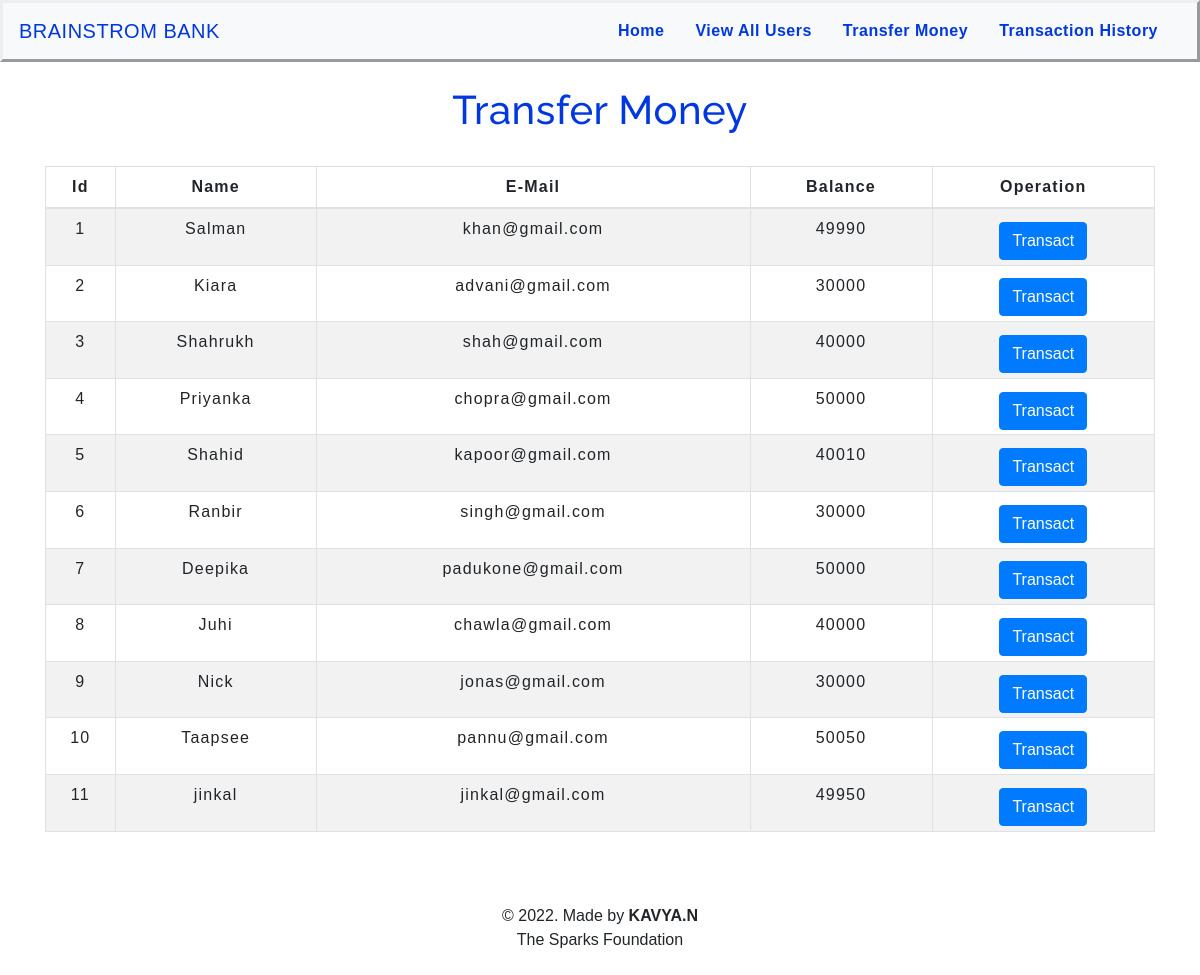
The app's page /transfermoney.php with its own data.
### tables this page shows
CREATE TABLE `users` (
  `id` int NOT NULL,
  `name` text NOT NULL,
  `email` varchar(30) NOT NULL,
  `balance` int NOT NULL
);

### transfermoney.php (the view, shortened to what this page needs)
<!DOCTYPE html>
<html lang="en">
<head>
    <link rel="stylesheet" href="https://maxcdn.bootstrapcdn.com/bootstrap/4.0.0/css/bootstrap.min.css">
    <link rel="stylesheet" type="text/css" href="css/table.css">
    <link rel="stylesheet" type="text/css" href="css/navbar.css">
</head>
<body>
<?php
    include 'config.php';
    $sql = "SELECT * FROM users";
    $result = mysqli_query($conn,$sql);
?>
<?php
  include 'navbar.php';
?>
<div class="container">
        <h2 class="text-center pt-4" style="color:#0038e0;">Transfer Money</h2>
        <br>
            <div class="row">
                <div class="col">
                    <div class="table-responsive-sm">
                    <table class="table table-hover table-sm table-striped table-condensed table-bordered">
                        <thead>
                            <tr>
                            <th scope="col" class="text-center py-2">Id</th>
                            <th scope="col" class="text-center py-2">Name</th>
                            <th scope="col" class="text-center py-2">E-Mail</th>
                            <th scope="col" class="text-center py-2">Balance</th>
                            <th scope="col" class="text-center py-2" >Operation</th>
                            </tr>
                        </thead>
                        <tbody>
                <?php
                    while($rows=mysqli_fetch_assoc($result)){
                ?>
                    <tr>
                        <td class="py-2"><?php echo $rows['id'] ?></td>
                        <td class="py-2"><?php echo $rows['name']?></td>
                        <td class="py-2"><?php echo $rows['email']?></td>
                        <td class="py-2"><?php echo $rows['balance']?></td>
                        <td><a href="selecteduserdetail.php?id= <?php echo $rows['id'] ;?>"> <button type="button" class="mt-2 btn btn-primary">Transact</button></a></td>
                    </tr>
                <?php
                    }
                ?>
                        </tbody>
                    </table>
                    </div>
                </div>
            </div>
         </div>
         <footer class="text-center mt-5 py-2">
        <p>&copy 2022. Made by <b>KAVYA.N</b> <br> The Sparks Foundation</p>
      </footer>
</body>
</html>

### navbar.php (shortened to what this page needs)
<nav class="navbar navbar-expand-md  bg-light" style="border:outset ;">
<a class="navbar-brand" href="index.php" style="color:#0038e0;">BRAINSTROM BANK</a>
<div class="collapse navbar-collapse" id="collapsibleNavbar">
      <ul class="navbar-nav ml-auto font-weight-bold">
        <li class="nav-item">
          <a class="nav-link" href="index.php" style="color:#0038e0;" >Home</a>
        </li>
        <li class="nav-item">
          <a class="nav-link" href="transfermoney.php" style="color:#0038e0;">View All Users</a>
        </li>
        <li class="nav-item">
          <a class="nav-link" href="transfermoney.php" style="color:#0038e0;">Transfer Money</a>
        </li>
        <li class="nav-item">
          <a class="nav-link" href="transactionhistory.php" style="color:#0038e0;">Transaction History</a>
        </li>
    </div>
 </nav>

### css/table.css (style rules this page uses)
* { padding: 0; margin: 0; box-sizing: border-box; font-family: sans-serif; }
h2 { font-size: 40px; }
table { letter-spacing: 1.2px; }
td { text-align: center; }
button { border:none; background: #d9d9d9; transition: 1s; }

### css/navbar.css (style rules this page uses)
.nav-link { margin-right: 15px; color: #3d25c2; letter-spacing: 0.5px; transition: 0.5s; }
.navbar-brand { color: #4C4B4B; letter-spacing: 0.5px; }
h2 { color: #4C4B4B; letter-spacing: 0.5px; font-family: raleway; }

### transfermoney.php (style rules this page uses)
button { transition: 1.5s; }

### records on screen
users: id "1", name "Salman", email "khan@gmail.com", balance "49990"
users: id "2", name "Kiara", email "advani@gmail.com", balance "30000"
users: id "3", name "Shahrukh", email "shah@gmail.com", balance "40000"
users: id "4", name "Priyanka", email "chopra@gmail.com", balance "50000"
users: id "5", name "Shahid", email "kapoor@gmail.com", balance "40010"
users: id "6", name "Ranbir", email "singh@gmail.com", balance "30000"
users: id "7", name "Deepika", email "padukone@gmail.com", balance "50000"
users: id "8", name "Juhi", email "chawla@gmail.com", balance "40000"
users: id "9", name "Nick", email "jonas@gmail.com", balance "30000"
users: id "10", name "Taapsee", email "pannu@gmail.com", balance "50050"
users: id "11", name "jinkal", email "jinkal@gmail.com", balance "49950"
